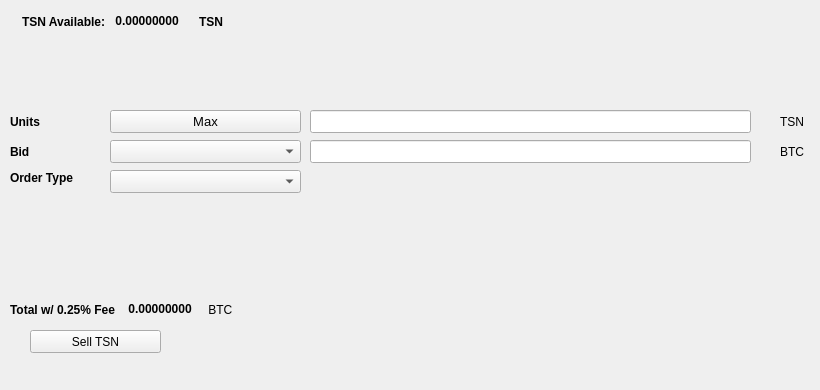
   <widget class="QWidget" name="SellTab">
    <attribute name="title">
     <string>Sell</string>
    </attribute>
    <widget class="QLabel" name="label_16">
     <property name="geometry">
      <rect>
       <x>780</x>
       <y>140</y>
       <width>31</width>
       <height>23</height>
      </rect>
     </property>
     <property name="text">
      <string>BTC</string>
     </property>
    </widget>
    <widget class="QComboBox" name="SellBidcomboBox">
     <property name="geometry">
      <rect>
       <x>110</x>
       <y>140</y>
       <width>191</width>
       <height>23</height>
      </rect>
     </property>
     <property name="font">
      <font>
       <pointsize>10</pointsize>
      </font>
     </property>
    </widget>
    <widget class="QLabel" name="label_18">
     <property name="geometry">
      <rect>
       <x>10</x>
       <y>110</y>
       <width>46</width>
       <height>23</height>
      </rect>
     </property>
     <property name="font">
      <font>
       <weight>75</weight>
       <bold>true</bold>
      </font>
     </property>
     <property name="text">
      <string>Units</string>
     </property>
    </widget>
    <widget class="QPushButton" name="Sell_Max_Amount">
     <property name="geometry">
      <rect>
       <x>110</x>
       <y>110</y>
       <width>191</width>
       <height>23</height>
      </rect>
     </property>
     <property name="font">
      <font>
       <pointsize>10</pointsize>
      </font>
     </property>
     <property name="text">
      <string>Max</string>
     </property>
    </widget>
    <widget class="QLabel" name="label_20">
     <property name="geometry">
      <rect>
       <x>10</x>
       <y>170</y>
       <width>91</width>
       <height>16</height>
      </rect>
     </property>
     <property name="font">
      <font>
       <weight>75</weight>
       <bold>true</bold>
      </font>
     </property>
     <property name="text">
      <string>Order Type</string>
     </property>
    </widget>
    <widget class="QComboBox" name="SellOrdertypeCombo">
     <property name="geometry">
      <rect>
       <x>110</x>
       <y>170</y>
       <width>191</width>
       <height>23</height>
      </rect>
     </property>
     <property name="font">
      <font>
       <pointsize>10</pointsize>
      </font>
     </property>
    </widget>
    <widget class="QLabel" name="label_21">
     <property name="geometry">
      <rect>
       <x>10</x>
       <y>140</y>
       <width>46</width>
       <height>23</height>
      </rect>
     </property>
     <property name="font">
      <font>
       <weight>75</weight>
       <bold>true</bold>
      </font>
     </property>
     <property name="text">
      <string>Bid</string>
     </property>
    </widget>
    <widget class="QLabel" name="label_22">
     <property name="geometry">
      <rect>
       <x>780</x>
       <y>110</y>
       <width>31</width>
       <height>23</height>
      </rect>
     </property>
     <property name="text">
      <string>TSN</string>
     </property>
    </widget>
    <widget class="QLineEdit" name="UnitsInputTSN">
     <property name="geometry">
      <rect>
       <x>310</x>
       <y>110</y>
       <width>441</width>
       <height>23</height>
      </rect>
     </property>
     <property name="font">
      <font>
       <pointsize>9</pointsize>
       <weight>75</weight>
       <bold>true</bold>
      </font>
     </property>
    </widget>
    <widget class="QLineEdit" name="SellBidPriceEdit">
     <property name="geometry">
      <rect>
       <x>310</x>
       <y>140</y>
       <width>441</width>
       <height>23</height>
      </rect>
     </property>
     <property name="font">
      <font>
       <pointsize>9</pointsize>
       <weight>75</weight>
       <bold>true</bold>
      </font>
     </property>
    </widget>
    <widget class="QPushButton" name="SellTSNBTN">
     <property name="geometry">
      <rect>
       <x>30</x>
       <y>330</y>
       <width>131</width>
       <height>23</height>
      </rect>
     </property>
     <property name="text">
      <string>Sell TSN</string>
     </property>
     <property name="icon">
      <iconset resource="../trustron">
       <normaloff>:/icons/bitcoin</normaloff>:/icons/bitcoin</iconset>
     </property>
    </widget>
    <widget class="QWidget" name="layoutWidget3">
     <property name="geometry">
      <rect>
       <x>22</x>
       <y>12</y>
       <width>258</width>
       <height>19</height>
      </rect>
     </property>
     <layout class="QHBoxLayout" name="horizontalLayout">
      <item>
       <widget class="QLabel" name="label232_2">
        <property name="font">
         <font>
          <weight>75</weight>
          <bold>true</bold>
         </font>
        </property>
        <property name="text">
         <string>TSN Available:</string>
        </property>
       </widget>
      </item>
      <item>
       <widget class="QLabel" name="TSNAvailableLabel">
        <property name="palette">
         <palette>
          <active>
           <colorrole role="WindowText">
            <brush brushstyle="SolidPattern">
             <color alpha="255">
              <red>0</red>
              <green>0</green>
              <blue>0</blue>
             </color>
            </brush>
           </colorrole>
           <colorrole role="Button">
            <brush brushstyle="SolidPattern">
             <color alpha="255">
              <red>0</red>
              <green>170</green>
              <blue>0</blue>
             </color>
            </brush>
           </colorrole>
           <colorrole role="Light">
            <brush brushstyle="SolidPattern">
             <color alpha="255">
              <red>0</red>
              <green>255</green>
              <blue>0</blue>
             </color>
            </brush>
           </colorrole>
           <colorrole role="Midlight">
            <brush brushstyle="SolidPattern">
             <color alpha="255">
              <red>0</red>
              <green>212</green>
              <blue>0</blue>
             </color>
            </brush>
           </colorrole>
           <colorrole role="Dark">
            <brush brushstyle="SolidPattern">
             <color alpha="255">
              <red>0</red>
              <green>85</green>
              <blue>0</blue>
             </color>
            </brush>
           </colorrole>
           <colorrole role="Mid">
            <brush brushstyle="SolidPattern">
             <color alpha="255">
              <red>0</red>
              <green>113</green>
              <blue>0</blue>
             </color>
            </brush>
           </colorrole>
           <colorrole role="Text">
            <brush brushstyle="SolidPattern">
             <color alpha="255">
              <red>0</red>
              <green>170</green>
              <blue>0</blue>
             </color>
            </brush>
           </colorrole>
           <colorrole role="BrightText">
            <brush brushstyle="SolidPattern">
             <color alpha="255">
              <red>255</red>
              <green>255</green>
              <blue>255</blue>
             </color>
            </brush>
           </colorrole>
           <colorrole role="ButtonText">
            <brush brushstyle="SolidPattern">
             <color alpha="255">
              <red>0</red>
              <green>0</green>
              <blue>0</blue>
             </color>
            </brush>
           </colorrole>
           <colorrole role="Base">
            <brush brushstyle="SolidPattern">
             <color alpha="255">
              <red>255</red>
              <green>255</green>
              <blue>255</blue>
             </color>
            </brush>
           </colorrole>
           <colorrole role="Window">
            <brush brushstyle="SolidPattern">
             <color alpha="255">
              <red>0</red>
              <green>170</green>
              <blue>0</blue>
             </color>
            </brush>
           </colorrole>
           <colorrole role="Shadow">
            <brush brushstyle="SolidPattern">
             <color alpha="255">
              <red>0</red>
              <green>0</green>
              <blue>0</blue>
             </color>
            </brush>
           </colorrole>
           <colorrole role="AlternateBase">
            <brush brushstyle="SolidPattern">
             <color alpha="255">
              <red>127</red>
              <green>212</green>
              <blue>127</blue>
             </color>
            </brush>
           </colorrole>
           <colorrole role="ToolTipBase">
            <brush brushstyle="SolidPattern">
             <color alpha="255">
              <red>255</red>
              <green>255</green>
              <blue>220</blue>
             </color>
            </brush>
           </colorrole>
           <colorrole role="ToolTipText">
            <brush brushstyle="SolidPattern">
             <color alpha="255">
              <red>0</red>
              <green>0</green>
              <blue>0</blue>
             </color>
            </brush>
           </colorrole>
          </active>
          <inactive>
           <colorrole role="WindowText">
            <brush brushstyle="SolidPattern">
             <color alpha="255">
              <red>0</red>
              <green>0</green>
              <blue>0</blue>
             </color>
            </brush>
           </colorrole>
           <colorrole role="Button">
            <brush brushstyle="SolidPattern">
             <color alpha="255">
              <red>0</red>
              <green>170</green>
              <blue>0</blue>
             </color>
            </brush>
           </colorrole>
           <colorrole role="Light">
            <brush brushstyle="SolidPattern">
             <color alpha="255">
              <red>0</red>
              <green>255</green>
              <blue>0</blue>
             </color>
            </brush>
           </colorrole>
           <colorrole role="Midlight">
            <brush brushstyle="SolidPattern">
             <color alpha="255">
              <red>0</red>
              <green>212</green>
              <blue>0</blue>
             </color>
            </brush>
           </colorrole>
           <colorrole role="Dark">
            <brush brushstyle="SolidPattern">
             <color alpha="255">
              <red>0</red>
              <green>85</green>
              <blue>0</blue>
             </color>
            </brush>
           </colorrole>
           <colorrole role="Mid">
            <brush brushstyle="SolidPattern">
             <color alpha="255">
              <red>0</red>
              <green>113</green>
              <blue>0</blue>
             </color>
            </brush>
           </colorrole>
           <colorrole role="Text">
            <brush brushstyle="SolidPattern">
             <color alpha="255">
              <red>0</red>
              <green>170</green>
              <blue>0</blue>
             </color>
            </brush>
           </colorrole>
           <colorrole role="BrightText">
            <brush brushstyle="SolidPattern">
             <color alpha="255">
              <red>255</red>
              <green>255</green>
              <blue>255</blue>
             </color>
            </brush>
           </colorrole>
           <colorrole role="ButtonText">
            <brush brushstyle="SolidPattern">
             <color alpha="255">
              <red>0</red>
              <green>0</green>
              <blue>0</blue>
             </color>
            </brush>
           </colorrole>
           <colorrole role="Base">
            <brush brushstyle="SolidPattern">
             <color alpha="255">
              <red>255</red>
              <green>255</green>
              <blue>255</blue>
             </color>
            </brush>
           </colorrole>
           <colorrole role="Window">
            <brush brushstyle="SolidPattern">
             <color alpha="255">
              <red>0</red>
              <green>170</green>
              <blue>0</blue>
             </color>
            </brush>
           </colorrole>
           <colorrole role="Shadow">
            <brush brushstyle="SolidPattern">
             <color alpha="255">
              <red>0</red>
              <green>0</green>
              <blue>0</blue>
             </color>
            </brush>
           </colorrole>
           <colorrole role="AlternateBase">
            <brush brushstyle="SolidPattern">
             <color alpha="255">
              <red>127</red>
              <green>212</green>
              <blue>127</blue>
             </color>
            </brush>
           </colorrole>
           <colorrole role="ToolTipBase">
            <brush brushstyle="SolidPattern">
             <color alpha="255">
              <red>255</red>
              <green>255</green>
              <blue>220</blue>
             </color>
            </brush>
           </colorrole>
           <colorrole role="ToolTipText">
            <brush brushstyle="SolidPattern">
             <color alpha="255">
              <red>0</red>
              <green>0</green>
              <blue>0</blue>
             </color>
            </brush>
           </colorrole>
          </inactive>
          <disabled>
           <colorrole role="WindowText">
            <brush brushstyle="SolidPattern">
             <color alpha="255">
              <red>0</red>
              <green>85</green>
              <blue>0</blue>
             </color>
            </brush>
           </colorrole>
           <colorrole role="Button">
            <brush brushstyle="SolidPattern">
             <color alpha="255">
              <red>0</red>
              <green>170</green>
              <blue>0</blue>
             </color>
            </brush>
           </colorrole>
           <colorrole role="Light">
            <brush brushstyle="SolidPattern">
             <color alpha="255">
              <red>0</red>
              <green>255</green>
              <blue>0</blue>
             </color>
            </brush>
           </colorrole>
           <colorrole role="Midlight">
            <brush brushstyle="SolidPattern">
             <color alpha="255">
              <red>0</red>
              <green>212</green>
              <blue>0</blue>
             </color>
            </brush>
           </colorrole>
           <colorrole role="Dark">
            <brush brushstyle="SolidPattern">
             <color alpha="255">
              <red>0</red>
              <green>85</green>
              <blue>0</blue>
             </color>
            </brush>
           </colorrole>
           <colorrole role="Mid">
            <brush brushstyle="SolidPattern">
             <color alpha="255">
              <red>0</red>
              <green>113</green>
              <blue>0</blue>
             </color>
            </brush>
           </colorrole>
           <colorrole role="Text">
            <brush brushstyle="SolidPattern">
             <color alpha="255">
              <red>0</red>
              <green>85</green>
              <blue>0</blue>
             </color>
            </brush>
           </colorrole>
           <colorrole role="BrightText">
            <brush brushstyle="SolidPattern">
             <color alpha="255">
              <red>255</red>
              <green>255</green>
              <blue>255</blue>
             </color>
            </brush>
           </colorrole>
           <colorrole role="ButtonText">
            <brush brushstyle="SolidPattern">
             <color alpha="255">
              <red>0</red>
              <green>85</green>
              <blue>0</blue>
             </color>
            </brush>
           </colorrole>
           <colorrole role="Base">
            <brush brushstyle="SolidPattern">
             <color alpha="255">
              <red>0</red>
              <green>170</green>
              <blue>0</blue>
             </color>
            </brush>
           </colorrole>
           <colorrole role="Window">
            <brush brushstyle="SolidPattern">
             <color alpha="255">
              <red>0</red>
              <green>170</green>
              <blue>0</blue>
             </color>
            </brush>
           </colorrole>
           <colorrole role="Shadow">
            <brush brushstyle="SolidPattern">
             <color alpha="255">
              <red>0</red>
              <green>0</green>
              <blue>0</blue>
             </color>
            </brush>
           </colorrole>
           <colorrole role="AlternateBase">
            <brush brushstyle="SolidPattern">
             <color alpha="255">
              <red>0</red>
              <green>170</green>
              <blue>0</blue>
             </color>
            </brush>
           </colorrole>
           <colorrole role="ToolTipBase">
            <brush brushstyle="SolidPattern">
             <color alpha="255">
              <red>255</red>
              <green>255</green>
              <blue>220</blue>
             </color>
            </brush>
           </colorrole>
           <colorrole role="ToolTipText">
            <brush brushstyle="SolidPattern">
             <color alpha="255">
              <red>0</red>
              <green>0</green>
              <blue>0</blue>
             </color>
            </brush>
           </colorrole>
          </disabled>
         </palette>
        </property>
        <property name="font">
         <font>
          <weight>75</weight>
          <bold>true</bold>
         </font>
        </property>
        <property name="text">
         <string> 0.00000000 </string>
        </property>
        <property name="textInteractionFlags">
         <set>Qt::LinksAccessibleByMouse|Qt::TextSelectableByKeyboard|Qt::TextSelectableByMouse</set>
        </property>
       </widget>
      </item>
      <item>
       <widget class="QLabel" name="labelTSN">
        <property name="font">
         <font>
          <weight>75</weight>
          <bold>true</bold>
         </font>
        </property>
        <property name="text">
         <string>TSN</string>
        </property>
       </widget>
      </item>
     </layout>
    </widget>
    <widget class="QWidget" name="layoutWidget">
     <property name="geometry">
      <rect>
       <x>10</x>
       <y>300</y>
       <width>268</width>
       <height>19</height>
      </rect>
     </property>
     <layout class="QHBoxLayout" name="horizontalLayout_2">
      <item>
       <widget class="QLabel" name="label_19">
        <property name="font">
         <font>
          <weight>75</weight>
          <bold>true</bold>
         </font>
        </property>
        <property name="text">
         <string>Total w/ 0.25% Fee </string>
        </property>
       </widget>
      </item>
      <item>
       <widget class="QLabel" name="SellCostLabel">
        <property name="palette">
         <palette>
          <active>
           <colorrole role="WindowText">
            <brush brushstyle="SolidPattern">
             <color alpha="255">
              <red>0</red>
              <green>0</green>
              <blue>0</blue>
             </color>
            </brush>
           </colorrole>
           <colorrole role="Button">
            <brush brushstyle="SolidPattern">
             <color alpha="255">
              <red>0</red>
              <green>170</green>
              <blue>0</blue>
             </color>
            </brush>
           </colorrole>
           <colorrole role="Light">
            <brush brushstyle="SolidPattern">
             <color alpha="255">
              <red>0</red>
              <green>255</green>
              <blue>0</blue>
             </color>
            </brush>
           </colorrole>
           <colorrole role="Midlight">
            <brush brushstyle="SolidPattern">
             <color alpha="255">
              <red>0</red>
              <green>212</green>
              <blue>0</blue>
             </color>
            </brush>
           </colorrole>
           <colorrole role="Dark">
            <brush brushstyle="SolidPattern">
             <color alpha="255">
              <red>0</red>
              <green>85</green>
              <blue>0</blue>
             </color>
            </brush>
           </colorrole>
           <colorrole role="Mid">
            <brush brushstyle="SolidPattern">
             <color alpha="255">
              <red>0</red>
              <green>113</green>
              <blue>0</blue>
             </color>
            </brush>
           </colorrole>
           <colorrole role="Text">
            <brush brushstyle="SolidPattern">
             <color alpha="255">
              <red>0</red>
              <green>170</green>
              <blue>0</blue>
             </color>
            </brush>
           </colorrole>
           <colorrole role="BrightText">
            <brush brushstyle="SolidPattern">
             <color alpha="255">
              <red>255</red>
              <green>255</green>
              <blue>255</blue>
             </color>
            </brush>
           </colorrole>
           <colorrole role="ButtonText">
            <brush brushstyle="SolidPattern">
             <color alpha="255">
              <red>0</red>
              <green>0</green>
              <blue>0</blue>
             </color>
            </brush>
           </colorrole>
           <colorrole role="Base">
            <brush brushstyle="SolidPattern">
             <color alpha="255">
              <red>255</red>
              <green>255</green>
              <blue>255</blue>
             </color>
            </brush>
           </colorrole>
           <colorrole role="Window">
            <brush brushstyle="SolidPattern">
             <color alpha="255">
              <red>0</red>
              <green>170</green>
              <blue>0</blue>
             </color>
            </brush>
           </colorrole>
           <colorrole role="Shadow">
            <brush brushstyle="SolidPattern">
             <color alpha="255">
              <red>0</red>
              <green>0</green>
              <blue>0</blue>
             </color>
            </brush>
           </colorrole>
           <colorrole role="AlternateBase">
            <brush brushstyle="SolidPattern">
             <color alpha="255">
              <red>127</red>
              <green>212</green>
              <blue>127</blue>
             </color>
            </brush>
           </colorrole>
           <colorrole role="ToolTipBase">
            <brush brushstyle="SolidPattern">
             <color alpha="255">
              <red>255</red>
              <green>255</green>
              <blue>220</blue>
             </color>
            </brush>
           </colorrole>
           <colorrole role="ToolTipText">
            <brush brushstyle="SolidPattern">
             <color alpha="255">
              <red>0</red>
              <green>0</green>
              <blue>0</blue>
             </color>
            </brush>
           </colorrole>
          </active>
          <inactive>
           <colorrole role="WindowText">
            <brush brushstyle="SolidPattern">
             <color alpha="255">
              <red>0</red>
              <green>0</green>
              <blue>0</blue>
             </color>
            </brush>
           </colorrole>
           <colorrole role="Button">
            <brush brushstyle="SolidPattern">
             <color alpha="255">
              <red>0</red>
              <green>170</green>
              <blue>0</blue>
             </color>
            </brush>
           </colorrole>
           <colorrole role="Light">
            <brush brushstyle="SolidPattern">
             <color alpha="255">
              <red>0</red>
              <green>255</green>
              <blue>0</blue>
             </color>
            </brush>
           </colorrole>
           <colorrole role="Midlight">
            <brush brushstyle="SolidPattern">
             <color alpha="255">
              <red>0</red>
              <green>212</green>
              <blue>0</blue>
             </color>
            </brush>
           </colorrole>
           <colorrole role="Dark">
            <brush brushstyle="SolidPattern">
             <color alpha="255">
              <red>0</red>
              <green>85</green>
              <blue>0</blue>
             </color>
            </brush>
           </colorrole>
           <colorrole role="Mid">
            <brush brushstyle="SolidPattern">
             <color alpha="255">
              <red>0</red>
              <green>113</green>
              <blue>0</blue>
             </color>
            </brush>
           </colorrole>
           <colorrole role="Text">
            <brush brushstyle="SolidPattern">
             <color alpha="255">
              <red>0</red>
              <green>170</green>
              <blue>0</blue>
             </color>
            </brush>
           </colorrole>
           <colorrole role="BrightText">
            <brush brushstyle="SolidPattern">
             <color alpha="255">
              <red>255</red>
              <green>255</green>
              <blue>255</blue>
             </color>
            </brush>
           </colorrole>
           <colorrole role="ButtonText">
            <brush brushstyle="SolidPattern">
             <color alpha="255">
              <red>0</red>
              <green>0</green>
              <blue>0</blue>
             </color>
            </brush>
           </colorrole>
           <colorrole role="Base">
            <brush brushstyle="SolidPattern">
             <color alpha="255">
              <red>255</red>
              <green>255</green>
              <blue>255</blue>
             </color>
            </brush>
           </colorrole>
           <colorrole role="Window">
            <brush brushstyle="SolidPattern">
             <color alpha="255">
              <red>0</red>
              <green>170</green>
              <blue>0</blue>
             </color>
            </brush>
           </colorrole>
           <colorrole role="Shadow">
            <brush brushstyle="SolidPattern">
             <color alpha="255">
              <red>0</red>
              <green>0</green>
              <blue>0</blue>
             </color>
            </brush>
           </colorrole>
           <colorrole role="AlternateBase">
            <brush brushstyle="SolidPattern">
             <color alpha="255">
              <red>127</red>
              <green>212</green>
              <blue>127</blue>
             </color>
            </brush>
           </colorrole>
           <colorrole role="ToolTipBase">
            <brush brushstyle="SolidPattern">
             <color alpha="255">
              <red>255</red>
              <green>255</green>
              <blue>220</blue>
             </color>
            </brush>
           </colorrole>
           <colorrole role="ToolTipText">
            <brush brushstyle="SolidPattern">
             <color alpha="255">
              <red>0</red>
              <green>0</green>
              <blue>0</blue>
             </color>
            </brush>
           </colorrole>
          </inactive>
          <disabled>
           <colorrole role="WindowText">
            <brush brushstyle="SolidPattern">
             <color alpha="255">
              <red>0</red>
              <green>85</green>
              <blue>0</blue>
             </color>
            </brush>
           </colorrole>
           <colorrole role="Button">
            <brush brushstyle="SolidPattern">
             <color alpha="255">
              <red>0</red>
              <green>170</green>
              <blue>0</blue>
             </color>
            </brush>
           </colorrole>
           <colorrole role="Light">
            <brush brushstyle="SolidPattern">
             <color alpha="255">
              <red>0</red>
              <green>255</green>
              <blue>0</blue>
             </color>
            </brush>
           </colorrole>
           <colorrole role="Midlight">
            <brush brushstyle="SolidPattern">
             <color alpha="255">
              <red>0</red>
              <green>212</green>
              <blue>0</blue>
             </color>
            </brush>
           </colorrole>
           <colorrole role="Dark">
            <brush brushstyle="SolidPattern">
             <color alpha="255">
              <red>0</red>
              <green>85</green>
              <blue>0</blue>
             </color>
            </brush>
           </colorrole>
           <colorrole role="Mid">
            <brush brushstyle="SolidPattern">
             <color alpha="255">
              <red>0</red>
              <green>113</green>
              <blue>0</blue>
             </color>
            </brush>
           </colorrole>
           <colorrole role="Text">
            <brush brushstyle="SolidPattern">
             <color alpha="255">
              <red>0</red>
              <green>85</green>
              <blue>0</blue>
             </color>
            </brush>
           </colorrole>
           <colorrole role="BrightText">
            <brush brushstyle="SolidPattern">
             <color alpha="255">
              <red>255</red>
              <green>255</green>
              <blue>255</blue>
             </color>
            </brush>
           </colorrole>
           <colorrole role="ButtonText">
            <brush brushstyle="SolidPattern">
             <color alpha="255">
              <red>0</red>
              <green>85</green>
              <blue>0</blue>
             </color>
            </brush>
           </colorrole>
           <colorrole role="Base">
            <brush brushstyle="SolidPattern">
             <color alpha="255">
              <red>0</red>
              <green>170</green>
              <blue>0</blue>
             </color>
            </brush>
           </colorrole>
           <colorrole role="Window">
            <brush brushstyle="SolidPattern">
             <color alpha="255">
              <red>0</red>
              <green>170</green>
              <blue>0</blue>
             </color>
            </brush>
           </colorrole>
           <colorrole role="Shadow">
            <brush brushstyle="SolidPattern">
             <color alpha="255">
              <red>0</red>
              <green>0</green>
              <blue>0</blue>
             </color>
            </brush>
           </colorrole>
           <colorrole role="AlternateBase">
            <brush brushstyle="SolidPattern">
             <color alpha="255">
              <red>0</red>
              <green>170</green>
              <blue>0</blue>
             </color>
            </brush>
           </colorrole>
           <colorrole role="ToolTipBase">
            <brush brushstyle="SolidPattern">
             <color alpha="255">
              <red>255</red>
              <green>255</green>
              <blue>220</blue>
             </color>
            </brush>
           </colorrole>
           <colorrole role="ToolTipText">
            <brush brushstyle="SolidPattern">
             <color alpha="255">
              <red>0</red>
              <green>0</green>
              <blue>0</blue>
             </color>
            </brush>
           </colorrole>
          </disabled>
         </palette>
        </property>
        <property name="font">
         <font>
          <weight>75</weight>
          <bold>true</bold>
         </font>
        </property>
        <property name="autoFillBackground">
         <bool>false</bool>
        </property>
        <property name="text">
         <string> 0.00000000</string>
        </property>
        <property name="textInteractionFlags">
         <set>Qt::LinksAccessibleByMouse|Qt::TextSelectableByMouse</set>
        </property>
       </widget>
      </item>
      <item>
       <widget class="QLabel" name="label_17">
        <property name="font">
         <font>
          <weight>50</weight>
          <bold>false</bold>
         </font>
        </property>
        <property name="text">
         <string> BTC</string>
        </property>
       </widget>
      </item>
     </layout>
    </widget>
    <widget class="QLabel" name="label_23">
     <property name="geometry">
      <rect>
       <x>460</x>
       <y>300</y>
       <width>281</width>
       <height>81</height>
      </rect>
     </property>
     <property name="text">
      <string/>
     </property>
     <property name="pixmap">
      <pixmap>:/images/bittrex</pixmap>
     </property>
    </widget>
   </widget>
